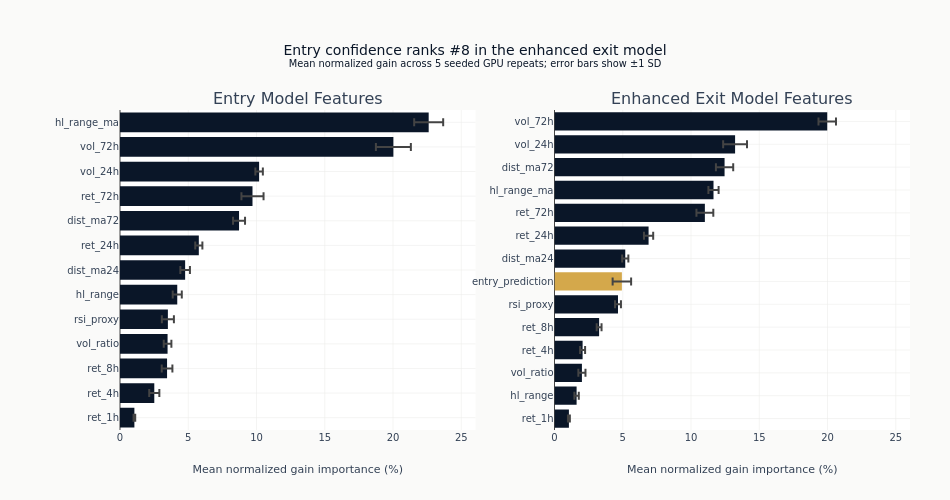

Write notebook code for a chart like this one.
### Markdown cell above
The second panel uses the same normalized-gain scale and highlights only the stacked
entry-prediction feature before both panels receive a common range and title.

### Code cell
exit_imp_plot = enhanced_importance.to_pandas()
colors = [
    COLORS["amber"] if feature == "entry_prediction" else COLORS["blue"]
    for feature in exit_imp_plot["feature"]
]
fig.add_trace(
    go.Bar(
        x=exit_imp_plot["mean_importance"],
        y=exit_imp_plot["feature"],
        error_x={"type": "data", "array": exit_imp_plot["std_importance"], "visible": True},
        orientation="h",
        marker_color=colors,
        name="Exit",
    ),
    row=1,
    col=2,
)

importance_xmax = 1.1 * max(
    (entry_importance["mean_importance"] + entry_importance["std_importance"]).max(),
    (enhanced_importance["mean_importance"] + enhanced_importance["std_importance"]).max(),
)
fig.update_layout(
    title=(
        f"Entry confidence ranks #{entry_prediction_rank} in the enhanced exit model"
        f"<br><sup>Mean normalized gain across {N_IMPORTANCE_REPEATS} seeded GPU repeats; "
        "error bars show ±1 SD</sup>"
    ),
    width=950,
    height=500,
    margin={"l": 120, "r": 40, "t": 110, "b": 70},
    showlegend=False,
)
fig.update_xaxes(title_text="Mean normalized gain importance (%)", range=[0, importance_xmax])
fig.show()

### Figure 1 — Plotly figure (JSON) as saved in the notebook; plotly's stock layout.template omitted (floating-point values rounded to 4 significant figures)
{"data": [{"error_x": {"array": [0.06098, 0.3707, 0.3905, 0.2798, 0.4408, 0.3326, 0.3514, 0.2616, 0.4397, 0.8101, 0.2741, 1.28, 1.062], "type": "data", "visible": true}, "marker": {"color": "#0a1628"}, "name": "Entry", "orientation": "h", "type": "bar", "x": [1.054, 2.512, 3.448, 3.485, 3.507, 4.194, 4.772, 5.774, 8.72, 9.705, 10.19, 20.03, 22.61], "xaxis": "x", "y": ["ret_1h", "ret_4h", "ret_8h", "vol_ratio", "rsi_proxy", "hl_range", "dist_ma24", "ret_24h", "dist_ma72", "ret_72h", "vol_24h", "vol_72h", "hl_range_ma"], "yaxis": "y"}, {"error_x": {"array": [0.06995, 0.1618, 0.2605, 0.1837, 0.1772, 0.2164, 0.6771, 0.2261, 0.338, 0.6185, 0.3738, 0.6331, 0.8734, 0.6403], "type": "data", "visible": true}, "marker": {"color": ["#0a1628", "#0a1628", "#0a1628", "#0a1628", "#0a1628", "#0a1628", "#D4A84B", "#0a1628", "#0a1628", "#0a1628", "#0a1628", "#0a1628", "#0a1628", "#0a1628"]}, "name": "Exit", "orientation": "h", "type": "bar", "x": [1.055, 1.619, 2.009, 2.058, 3.269, 4.651, 4.936, 5.184, 6.892, 11.02, 11.65, 12.46, 13.23, 19.98], "xaxis": "x2", "y": ["ret_1h", "hl_range", "vol_ratio", "ret_4h", "ret_8h", "rsi_proxy", "entry_prediction", "dist_ma24", "ret_24h", "ret_72h", "hl_range_ma", "dist_ma72", "vol_24h", "vol_72h"], "yaxis": "y2"}], "layout": {"annotations": [{"font": {"size": 16}, "showarrow": false, "text": "Entry Model Features", "x": 0.225, "xanchor": "center", "xref": "paper", "y": 1.0, "yanchor": "bottom", "yref": "paper"}, {"font": {"size": 16}, "showarrow": false, "text": "Enhanced Exit Model Features", "x": 0.775, "xanchor": "center", "xref": "paper", "y": 1.0, "yanchor": "bottom", "yref": "paper"}], "height": 500, "margin": {"b": 70, "l": 120, "r": 40, "t": 110}, "showlegend": false, "title": {"text": "Entry confidence ranks #8 in the enhanced exit model<br><sup>Mean normalized gain across 5 seeded GPU repeats; error bars show ±1 SD</sup>"}, "width": 950, "xaxis": {"anchor": "y", "domain": [0.0, 0.45], "range": [0, 26.04], "title": {"text": "Mean normalized gain importance (%)"}}, "xaxis2": {"anchor": "y2", "domain": [0.55, 1.0], "range": [0, 26.04], "title": {"text": "Mean normalized gain importance (%)"}}, "yaxis": {"anchor": "x", "domain": [0.0, 1.0]}, "yaxis2": {"anchor": "x2", "domain": [0.0, 1.0]}}}
